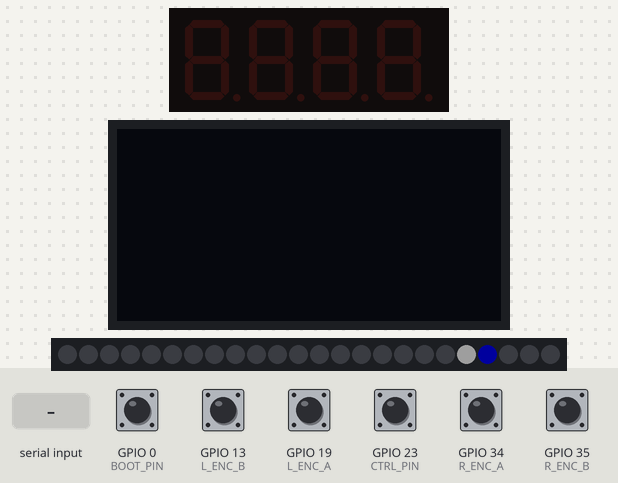
This sketch was run on a simulated ESP32. Parts: 4-digit seven-segment display, 128×64 one-colour display, 24 RGB LEDs in strip order, left to right. The inputs (shaded band) are chosen by the test bench; at power-on: GPIO 0 (BOOT_PIN), GPIO 13 (L_ENC_B), GPIO 19 (L_ENC_A), GPIO 23 (CTRL_PIN), GPIO 34 (R_ENC_A), GPIO 35 (R_ENC_B) HIGH. Dim RGB values are drawn brighter than linear; the local clock reads 2024-03-15 10:24:30 at power-on unless the sketch sets it; what the sketch prints to the serial monitor is not drawn.

Above: at 1.3 s.
1.4 s: GPIO 23 (CTRL_PIN) pulled LOW for 0.15 s
At 2.0 s:
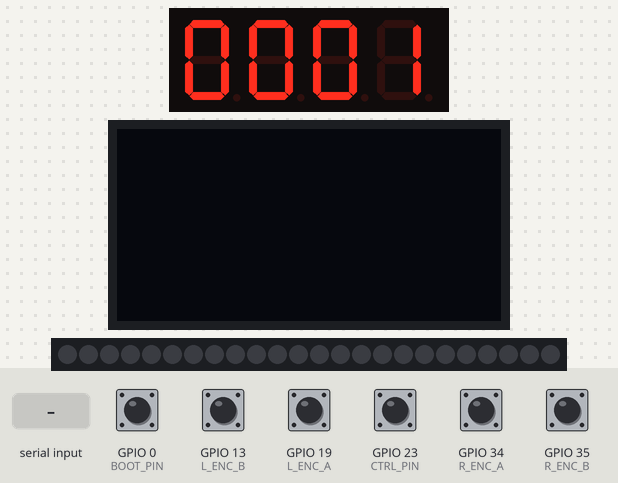
2.1 s: "90,45\n" received over Serial
At 3.3 s:
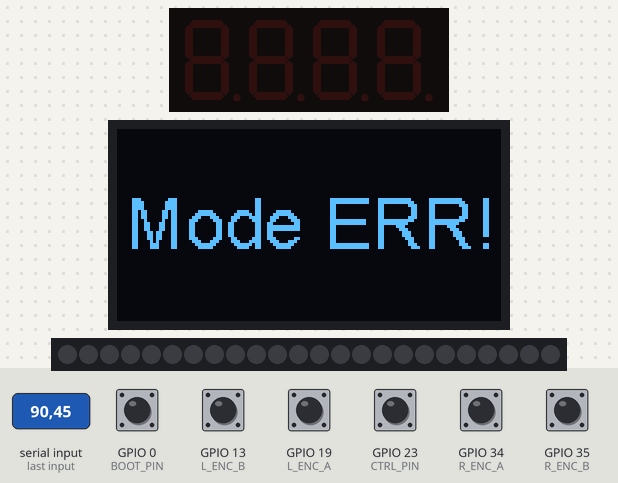
4.3 s: GPIO 23 (CTRL_PIN) pulled LOW for 1 s
At 7.7 s:
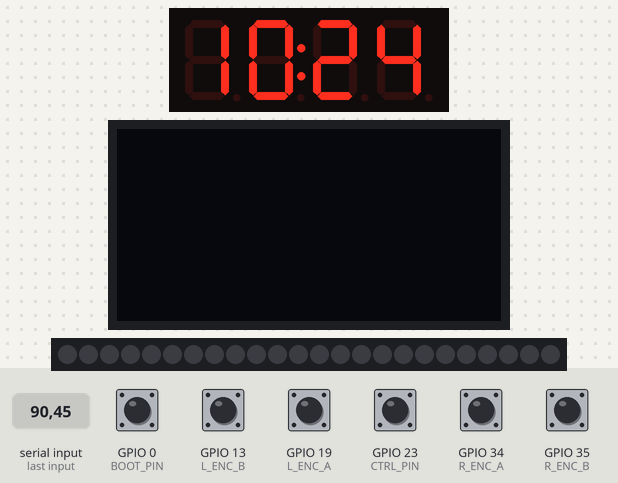
8.0 s: GPIO 23 (CTRL_PIN) pulled LOW for 0.15 s
At 9.7 s:
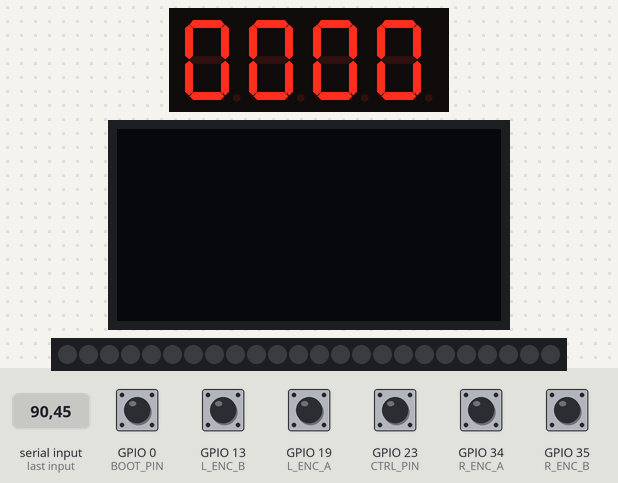
11.1 s: GPIO 23 (CTRL_PIN) pulled LOW for 0.15 s
At 11.7 s:
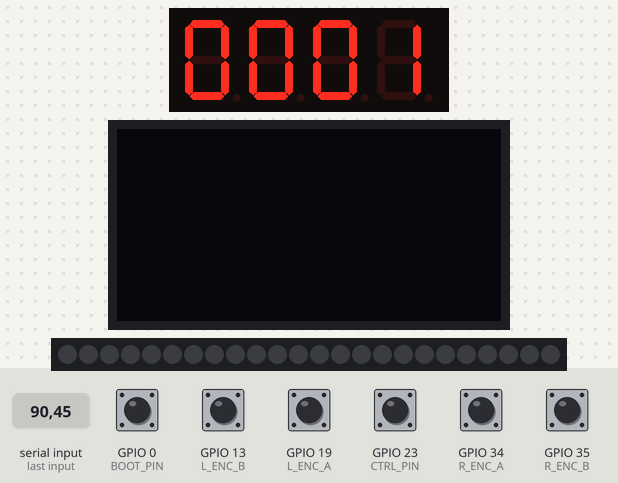
11.8 s: "7\n" received over Serial
At 13.5 s:
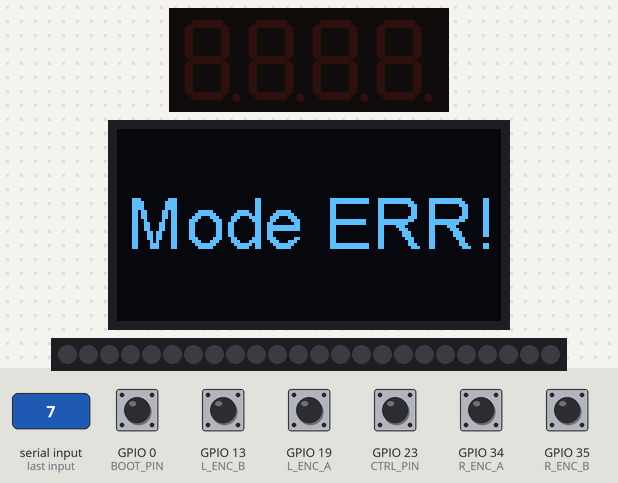
Timing chart, 0 to 15.0 s (numbered marks = the images above; inputs shaded):
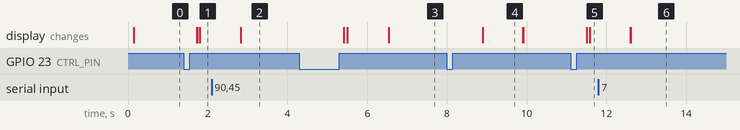

The sketch:

db_disp.ino
```cpp
#include "db_disp.h"


void oled_start(){//SSD1306
    Serial.println("Oled Starting");
    if(!OLED_ON){
        for (int i = 0; i < oled_buff_len; i++){
            oled_buff[i] = "";
        }
        display.init();
        display.flipScreenVertically();
        display.setFont(ArialMT_Plain_10);
        OLED_ON = true;
        Serial.println("Oled Ready");
    }
}

void seg_start(){
    Serial.println("Seg Starting");
    if(!SEG_ON){// TM1637 init
        tm1637.init();
        tm1637.point(1);//小数点开关，1为打开，0为关闭
        tm1637.set(BRIGHT_TYPICAL);//BRIGHT_TYPICAL = 2,BRIGHT_DARKEST = 0,BRIGHTEST = 7;
        SEG_ON = true;
        Serial.println("Seg Ready");
    }
}

void led_start(){
    Serial.println("Led Starting");
    if(!LED_ON){// LED
        led_strip.begin();      //初始化彩灯控制引脚
        LED_ON = true;
        Serial.println("Led Ready");
    }
}

void disp_test_all(){
    oled_start();
    seg_start();
    led_start();
    for (numCounter = 0; numCounter < 9999; numCounter++){
        seg_disp_normal(numCounter,numCounter%5);
        //Serial.println("TM Disp");
        delay(20);

        oled_buff[0] = "L-Stat";
        oled_buff[1] = String(millis());// String(millis());"Right Stat";
        oled_buff[2] = "R-Stat";
        oled_buff[3] = "Sentence 1";
        oled_buff[4] = "Sentence 2";
        oled_buff[5] = "Sentence 3";
        oled_buff[6] = "Sentence 4";
        oled_disp(0,1);
        // Serial.println("Oled Disp");

        int i = 0;
        for (int t = 0; t < LEDS_COUNT; t++) {
        i = LEDS_COUNT - t-1;
        led_strip.setLedColorData(i, led_strip.Wheel((i * 256 / LEDS_COUNT + numCounter) & 255));//设置彩灯颜色数据
        }
        led_strip.show();//显示颜色
        delay(5);
        //Serial.println("Led Disp");
  }
}

void oled_disp(int mode, bool ifclear){
    if (ifclear){
        display.clear();
    }

    int sent_line = 0;
    switch (mode){
    case 0:// stat_bar_h10(L M R) Sentence_height16_left
        // stat bar
        display.setFont(ArialMT_Plain_10);
        display.setTextAlignment(TEXT_ALIGN_LEFT);
        display.drawString(0,0,oled_buff[0].substring(0,6));
        display.setTextAlignment(TEXT_ALIGN_CENTER);
        display.drawString(64,0,oled_buff[1].substring(0,6));
        display.setTextAlignment(TEXT_ALIGN_RIGHT);
        display.drawString(128,0,oled_buff[2].substring(0,6));

        // sesntence
        display.setFont(ArialMT_Plain_16);
        display.setTextAlignment(TEXT_ALIGN_LEFT);
        for (int i = 3; i < oled_buff_len; i++){
            if(oled_buff[i]!=""){
                display.drawString(0,(11+17*sent_line),oled_buff[i].substring(0,10));
            }
            sent_line += 1;
            if ((11+17*sent_line)>64){
                break;
            }
        }
        display.display();
        break; // end case 0


    default://ERR
        display.setFont(ArialMT_Plain_24);
        display.setTextAlignment(TEXT_ALIGN_CENTER_BOTH);
        display.drawString(64,32,"Mode ERR!");
        display.display();
        break;
    }
}

void seg_disp_normal(int number,int comma){
    if(comma==1){
        dian = 1;
        tm1637.point(dian);
    }
    else{
        dian = 0;
        tm1637.point(dian);
    }
    tm1637.display(0, (number / 1000%10));
    if(comma==2){
        dian = 1;
        tm1637.point(dian);
    }
    else{
        dian = 0;
        tm1637.point(dian);
    }
    tm1637.display(1, (number / 100%10));
    if(comma==3){
        dian = 1;
        tm1637.point(dian);
    }
    else{
        dian = 0;
        tm1637.point(dian);
    }
    tm1637.display(2, (number / 10%10));
    if(comma==4){
        dian = 1;
        tm1637.point(dian);
    }
    else{
        dian = 0;
        tm1637.point(dian);
    }
    tm1637.display(3, (number % 10));
}

void stp_disp_round(int color[24][3]){
    for (int i = 0; i < 24; i++){
        led_strip.setLedColor(24-i-1, color[i][0], color[i][1],color[i][2]);
        delay(2);
    }
    led_strip.show();
}
```

DashBoard.ino
```cpp
#include "db_disp.h"      // legacy: #include "SSD1306.h"
#include "time_1302.h"
#include "db_interface.h"
#include "Dash_USB_serial.h"

void setup(){
    Serial.begin(115200);
    Serial.println("Board Starting");
    Serial.println("Init");
    seg_start();
    oled_start();
    led_start();
    start_RTC();
    interface_init();
    delay(100);
    interface_start();
    mode_ctrl_start();
}

void loop(){
    //get_serial_data();
    //seg_clk();
    //interface_start();
    delay(1000);
}
```

Dash_USB_serial.h
```cpp
#ifndef DASH_USB_SERIAL_H
#define DASH_USB_SERIAL_H

#include "db_disp.h"

#define MAX_DATA_LEN 285
#define wait_time 50
// char Serial_Data[MAX_DATA_LEN];
String Serial_Data = "";         // a string to hold incoming data
boolean stringComplete = false;  // whether the string is complete

void get_serial_data();
void Serial_Disp(String P_Data);

#endif
```

Dash_USB_serial.ino
```cpp
#include "Dash_USB_serial.h"


void get_serial_data(){
    int start_time = millis();
    int j;
    Serial_Data.reserve(300);
    Serial_Data = "";
    stringComplete = false ;
    Serial.println("Listenning");
    while (millis()-start_time < wait_time){
        delay(10);
        j = Serial.available();  // 读取串口寄存器中的信息的帧数
        while(j >0){
            //delay(10);
            char inChar = Serial.read();
            Serial_Data += inChar;
            if (inChar == '\n') {
                stringComplete = true;
            }

            j = Serial.available();

            if(stringComplete){
                if (Serial_Data=="\n"||(Serial_Data[0]-'0'>9)){
                    break;
                }
                Serial.println(Serial_Data);
                Serial_Disp(Serial_Data);
                stringComplete = false ;
                break;
            }
        }

    }
}

void Serial_Disp(String P_Data){
    int Po_mode ;
    int color_buff[24][3];
    int colo;
    switch (P_Data[0]- '0'){
    case 0://测试使用
        if(P_Data[1]=='0'&&P_Data[2]=='7'){
            disp_test_all();
        }
        break;

    case 1://Oled
        if( (P_Data[1] == '1') &&!OLED_ON){
                oled_start();
        }

        if(P_Data[1] != '1'){//end
            //oled_end();
            break;
        }

        Po_mode = P_Data[2] - '0';

        if(Po_mode==0){// oled mode 0
            // ST BAR
            oled_buff[0] = "";
            for (int i = 3; i <= 8; i++){
                oled_buff[0]+=P_Data[i];
            }
            oled_buff[1] = "";
            for (int i = 9; i <= 14; i++){
                oled_buff[1]+=P_Data[i];
            }
            oled_buff[2] = "";
            for (int i = 15; i <= 20; i++){
                oled_buff[2]+=P_Data[i];
            }
            //TXT
            oled_buff[3] = "";
            for (int i = 21; i <= 30; i++){
                oled_buff[3]+=P_Data[i];
            }
            oled_buff[4] = "";
            for (int i = 31; i <= 40; i++){
                oled_buff[4]+=P_Data[i];
            }
            oled_buff[5] = "";
            for (int i = 41; i <= 50; i++){
                oled_buff[5]+=P_Data[i];
            }
            oled_disp(0,1);
        }
        else{//oled_mode Wrong
            oled_disp(Po_mode,1);
        }

        break; // end of case 1

    case 2://SEG
        if( (P_Data[1] == '1') &&!SEG_ON){
                seg_start();
        }
        if(P_Data[1]!='1'){
            //seg_end();
            break;
        }
        if(P_Data[2]=='0'){
            seg_disp_normal((P_Data[3]-'0')*1000+(P_Data[4]-'0')*100+(P_Data[5]-'0')*10+(P_Data[6]-'0'),(P_Data[7]-'0'));
        }
        break; // end of case 2

    case 3://Strip
        if( (P_Data[1] == '1') &&!LED_ON){
                led_start();
        }
        if(P_Data[1]!='1'){
            //seg_end();
            break;
        }
        if(P_Data[2]=='0'){
            for (int i = 0; i < 24; i++){
                for (int j = 0; j < 3; j++){
                    //high
                    if(Serial_Data[i*6+3+j*2]-'0'<=9){
                        colo = (Serial_Data[i*6+3+j*2]-'0')*16;
                    }
                    else{
                        colo = (Serial_Data[i*6+3+j*2]-'a'+10)*16;
                    }

                    //low
                    if(Serial_Data[i*6+4+j*2]-'0'<=9){
                        colo += (Serial_Data[i*6+4+j*2]-'0');
                    }
                    else{
                        colo += (Serial_Data[i*6+4+j*2]-'a'+10);
                    }
                    color_buff[i][j] = colo;
                    colo = 0;
                }
            }
            stp_disp_round(color_buff);
        }
        break; // end of case 3

    default: oled_disp(-1,0);
        break;
    }
    //
}
```

db_disp.h
```cpp
#ifndef DB_DISP_H
#define DB_DISP_H

// SSD1306
#include <Wire.h>
#include "SSD1306Wire.h"
#define OLED_SDA 21
#define OLED_SCL 22
SSD1306Wire display(0x3c, OLED_SDA, OLED_SCL);   // ADDRESS, SDA, SCL
#define oled_buff_len  10
String oled_buff[10] ;
bool OLED_ON = false;
// SSD1306 end
//TM1637
#include "TM1637.h"
#define TM_CLK  4 //Set the CLK pin connection to the display
#define TM_DIO  16 //Set the DIO pin connection to the display
int numCounter = 0;
bool dian = false;
bool SEG_ON = false;
TM1637 tm1637(TM_CLK, TM_DIO); //set up the 4-Digit Display.
//TM1637 end
// RGB LED
#include "Freenove_WS2812_Lib_for_ESP32.h"
#define LEDS_COUNT  24    //彩灯数目
#define LEDS_PIN  2    //ESP32控制ws2812的引脚
#define CHANNEL   1    //控制通道，最多8路
Freenove_ESP32_WS2812 led_strip = Freenove_ESP32_WS2812(LEDS_COUNT, LEDS_PIN, CHANNEL, TYPE_GRB);//申请一个彩灯控制对象
bool LED_ON = false;
// RGB LED end

//func


void oled_start();
void seg_start();
void led_start();
void disp_test_all();
void oled_disp(int mode, bool ifclear);
void seg_disp_normal(int number,int comma);
void stp_disp_round(int color[24][3]);
#endif
```

db_interface.h
```cpp
#ifndef DB_INTERFACE_H
#define DB_INTERFACE_H

#include "db_disp.h"
#include "time_1302.h"

bool DBG_interface = 0;

TaskHandle_t Inter_TASK_Handle;
#define Inter_task_stack 10240
#define Inter_Task_Prior 7
#define Inter_Task_Core 1

TaskHandle_t Mode_TASK_Handle;
#define Mode_task_stack 10240
#define Mode_Task_Prior 4
#define Mode_Task_Core 0

#define CTRL_PIN 23
bool CTRL_STAT; //按下为1
bool CTRL_PRESS = 0;

#define BOOT_PIN 0
bool BOOT_STAT;
bool BOOT_PRESS = 0;

#define L_ENC_A 19
#define L_ENC_B 13
bool L_ENC_A_STAT;//for roting
bool L_ENC_B_STAT;//for dirction
int L_ENC_RUN = 0; // + 逆时针 || - 顺时针


#define R_ENC_A 34
#define R_ENC_B 35
bool R_ENC_A_STAT;
bool R_ENC_B_STAT;
int R_ENC_RUN = 0;// + 逆时针 || - 顺时针

int ENC_SPEED_L = 2;
int ENC_SPEED_R = 2;

bool old_ctrl = 0;
bool old_boot = 0;
int mode = 0;
int max_mode = 3;//0-time 1-serial 2-time adj
bool mode_change = 0;

void interface_init();
void interface_work(void *para);
void interface_start();
void mode_ctrl_start();
#endif
```

db_interface.ino
```cpp
#include <Arduino.h>
#include "db_interface.h"

void interface_init(){
    pinMode(CTRL_PIN, INPUT_PULLUP);
    CTRL_STAT = !digitalRead(CTRL_PIN); // high if release!

    pinMode(BOOT_PIN, INPUT_PULLUP);
    BOOT_STAT = !digitalRead(BOOT_PIN);

    pinMode(L_ENC_A, INPUT_PULLUP);
    pinMode(L_ENC_B, INPUT_PULLUP);
    L_ENC_A_STAT = digitalRead(L_ENC_A);
    L_ENC_B_STAT = digitalRead(L_ENC_B);

    pinMode(R_ENC_A, INPUT_PULLUP);
    pinMode(R_ENC_B, INPUT_PULLUP);
    R_ENC_A_STAT = digitalRead(R_ENC_A);
    R_ENC_B_STAT = digitalRead(R_ENC_B);

}

void interface_work(void *para){
    bool mid;
    bool mid2;
    for(;;){

        // ctrl pin changed
        mid = digitalRead(CTRL_PIN);
        if( CTRL_STAT == mid){
            CTRL_STAT = !CTRL_STAT;

            // ctrl released--Pressed
            if (!CTRL_STAT){
                CTRL_STAT = 0;
                CTRL_PRESS = 0;
            }
            else{
                CTRL_PRESS = 1;
            }
        }
        // ctrl end
        // boot
        mid = digitalRead(BOOT_PIN);
        if( BOOT_STAT == mid){
            BOOT_STAT = !BOOT_STAT;

            // BOOT released--Pressed
            if (!BOOT_STAT){
                BOOT_STAT = 0;
                BOOT_PRESS = 0;
            }
            else{
                BOOT_PRESS = 1;
            }
        }
        // boot end

        //L enc
        mid = digitalRead(L_ENC_A);
        mid2 = digitalRead(L_ENC_B);
        if( L_ENC_A_STAT != mid ){ // 转动
            L_ENC_A_STAT = !L_ENC_A_STAT;
            if( L_ENC_A_STAT == mid2){
                L_ENC_RUN += 1;
            }
            else{
                L_ENC_RUN -= 1;
            }
        }
        // l enc end
        //R enc
        mid = digitalRead(R_ENC_A);
        mid2 = digitalRead(R_ENC_B);
        if( R_ENC_A_STAT != mid ){ // 转动
            R_ENC_A_STAT = !R_ENC_A_STAT;
            if( R_ENC_A_STAT == mid2){
                R_ENC_RUN += 1;
            }
            else{
                R_ENC_RUN -= 1;
            }
        }
        //R enc end
        vTaskDelay(5);
        if(DBG_interface){
            Serial.println("Go");
            Serial.printf("ctrl:%s;boot:%s;LENC:%s;RENC:%s" ,String(CTRL_PRESS),String(BOOT_PRESS),String(L_ENC_RUN),String(R_ENC_RUN));
        }

        // mode change
        if((old_ctrl != CTRL_STAT) && CTRL_STAT == 1){
            vTaskDelay(10);
            if (CTRL_STAT = digitalRead(CTRL_PIN)){
                mode = (mode+1)%max_mode ;
                mode_change = 1;
            }
        }
        old_ctrl == CTRL_STAT;
    }// 循环
}

void interface_start(){
    Serial.println("Interface start!");
    xTaskCreatePinnedToCore(
                    interface_work,          /* 任务函数 */
                    "INTERFACE",         /* 任务名 */
                    Inter_task_stack,            /* 任务栈大小，根据需要自行设置*/
                    NULL,              /* 参数，入参为空 */
                    Inter_Task_Prior,                 /* 优先级 */
                    &Inter_TASK_Handle,  /* 任务句柄 */
                    Inter_Task_Core);
}


void mode_ctrl_work(void *para){

    while (1){
        if  (mode_change){
            mode_change = 0;
            //clear_oled
            for (int i = 0; i < 10; i++){
                oled_buff[i] = " ";
            }
            oled_disp(0,1);
            //clear_led
            int mo_color[24][3];
            for(int i = 0; i < 24; i++){
                mo_color[i][0] = 0;
                mo_color[i][1] = 0;
                mo_color[i][2] = 0;
            }
            stp_disp_round(mo_color);
            seg_disp_normal(mode,0);
            vTaskDelay(1000);
            tm1637.clearDisplay();
        }

        Serial.println(String(mode));
        // mode work
        if (mode == 0){
            strip_clk_one();
            vTaskDelay(1500);
        }
        else if(mode == 1){
            get_serial_data();
            vTaskDelay(100);
        }
        else if (mode == 2){
            seg_clk();
            Serial.println("MODE 2");
            vTaskDelay(1000);
        }

        vTaskDelay(10);
    }//死循环

}

void mode_ctrl_start(){
    Serial.println("mode_ctrl start!");
    xTaskCreatePinnedToCore(
                    mode_ctrl_work,          /* 任务函数 */
                    "INTERFACE",         /* 任务名 */
                    Mode_task_stack,            /* 任务栈大小，根据需要自行设置*/
                    NULL,              /* 参数，入参为空 */
                    Mode_Task_Prior,                 /* 优先级 */
                    &Mode_TASK_Handle,  /* 任务句柄 */
                    Mode_Task_Core);
}
```

time_1302.h
```cpp
#ifndef TIME_1302_H
#define TIME_1302_H

#include <ThreeWire.h>
#include <RtcDS1302.h>
#include "db_disp.h"

ThreeWire rtcWire(5,18,17); // IO, SCLK, CE
RtcDS1302<ThreeWire> Rtc(rtcWire);

void printDateTime_Serial(const RtcDateTime& dt);
void start_RTC();
void seg_clk();
void printDataTime_Seg();
void strip_clk_one();
#endif
```

Source omitted: time_1302.ino (2992 bytes)

Measured:
- after the input at 2.1 s, the display: first differs from a run without the input after 0.73 s (image 2)
- after the input at 4.3 s, the display: first changes after 1.1 s (image 3 shows a later state)
- after the input at 8.0 s, the display: changes after 0.89 s (image 4)
- after the input at 11.8 s, the display: first differs from a run without the input after 0.81 s (image 6)
- what the display in image 4 shows lasts 1.0 s, from 8.9 s to 9.9 s
